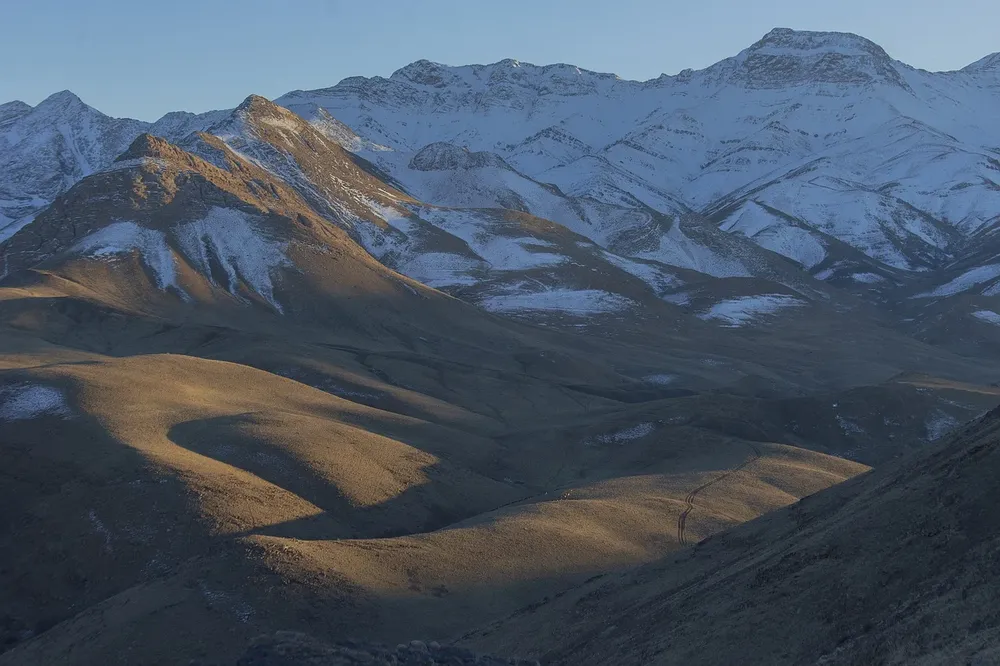
#> input picture tubitak/tubitak_arastirma/rgb.webp, 1000 x 666 px, shrunk from 1280 x 853 before the run
$ python rgb_sort.py
#> lines starting #> are read from the running program, lines starting #| are printed output that depends on the picture
from PIL import Image

import matplotlib.pyplot as plt

import math

input_image = Image.open("rgb.webp")
#> input_image is the input picture: PIL image 1000x666 RGB; mean R, G, B 74.8, 87.6, 103

pixel_map = input_image.load()

freq_table = {}

for i in range(1, 255//8 + 2):
    freq_table[str(i)] = 0


def avg(x):
    return sum(x) / len(x)

aggregator = avg # representetive function'i sec ve table


width, height = input_image.size
#> width = 1000; height = 666

print("total pixels: ", width*height)
#| total pixels:  666000

for i in range(width):
    for j in range(height):
        r, g, b = input_image.getpixel((i, j))
        p = aggregator([r, g, b])
        ait_oldugu_class = str(int(p // 8 + 1))
        freq_table[ait_oldugu_class] += 1
#> after the loop, freq_table = 32 items


sorted_freq_table = {k: v for k, v in sorted(freq_table.items(), key=lambda item: item[1], reverse=True)}
#> sorted_freq_table = 32 items

x = sorted_freq_table.keys()
y = sorted_freq_table.values()
plt.plot(x, y)
plt.show()
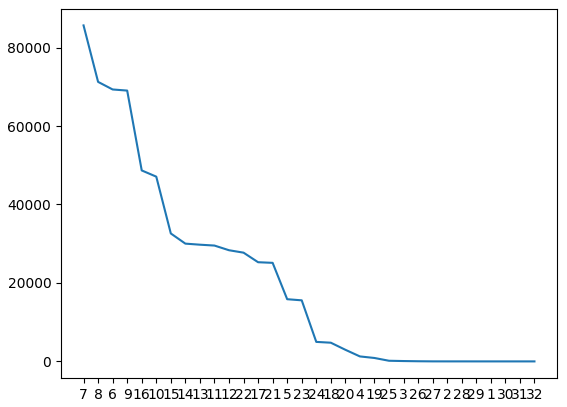
#> figure drawn by matplotlib, 1 panel
